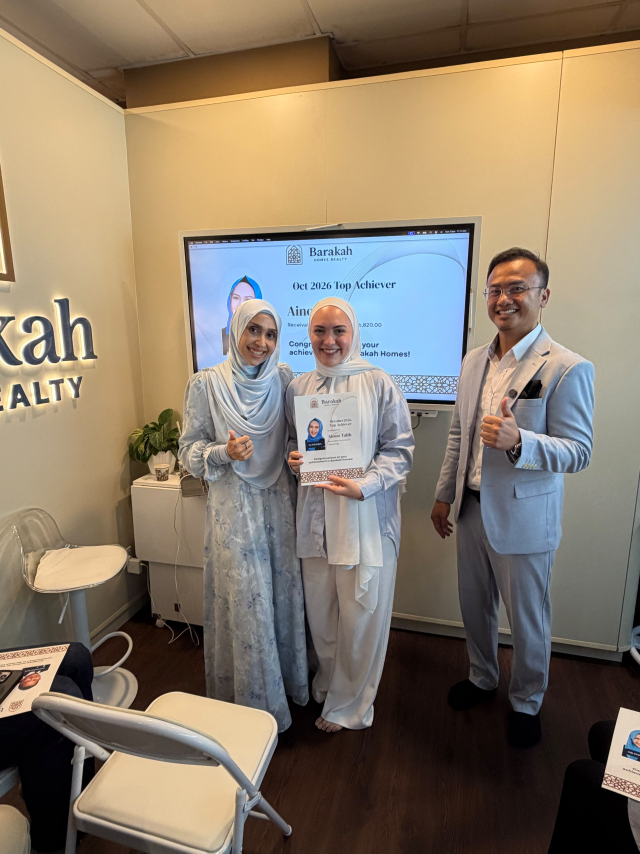
#> input picture buy-or-sell-first-carousel/photos/award.jpg, 1920 x 2560 px (shown at 1/3 size)
$ python -i reel_engine.py   (imports and definitions only)
#> lines starting #> are read from the running program, lines starting #| are printed output that depends on the picture
"""Barakah Homes reel renderer.

Takes a clip spec (in/out points on the source interview, hook text, pop-up words,
caption words with timings) and renders a 1080x1920 30fps branded reel:
  * sentence-safe trim with audio fades and loudness normalisation
  * punch-in zoom cuts on sentence starts + slow drift
  * hook title at the top for the first seconds
  * lower-third name plate
  * word-by-word Malay captions with the live word in gold, English line under it
  * gold / cream pop-up keyword cards with a spring animation
  * gold progress bar, small logo watermark
  * navy end card with logo and CTA
"""
import json, math, os, subprocess, sys
from PIL import Image, ImageDraw, ImageFont, ImageFilter

W, H, FPS = 1080, 1920, 30
NAVY = (27, 42, 63)
NAVY_DEEP = (16, 27, 43)
GOLD = (164, 122, 60)
GOLD_LIGHT = (214, 176, 110)
CREAM = (246, 241, 232)
WHITE = (255, 255, 255)
MUTED = (200, 192, 178)

# Safe zone shared by Instagram Reels and TikTok on a 1080x1920 canvas:
#  - top 270px: status bar / camera / "Reels" title
#  - bottom 520px: username, caption, audio strip (TikTok captions can reach ~y1400)
#  - right 150px between y900 and y1600: like / comment / share / profile column
#  - the speaker's face sits in the top half; text starts below her chin (y>=720)
SAFE_L, SAFE_R = 64, 920
SAFE_W = SAFE_R - SAFE_L            # 856px usable width
SAFE_CX = (SAFE_L + SAFE_R) // 2    # 492: horizontal centre of the safe column
TEXT_TOP, TEXT_BOTTOM = 1000, 1400
POP_LINE = 1168                      # pop-up cards end above this line; the caption pill starts below it   # measured: her chin never goes below y≈950 in the chosen clips

HERE = os.path.dirname(os.path.abspath(__file__))
ASSETS = os.path.join(HERE, "assets")
SERIF = "/usr/share/fonts/truetype/liberation/LiberationSerif-Bold.ttf"
SERIF_IT = "/usr/share/fonts/truetype/liberation/LiberationSerif-BoldItalic.ttf"
SANS = "/usr/share/fonts/opentype/inter/Inter-Medium.otf"
SANS_B = "/usr/share/fonts/opentype/inter/Inter-Bold.otf"
SANS_XB = "/usr/share/fonts/opentype/inter/InterDisplay-ExtraBold.otf"
SANS_SB = "/usr/share/fonts/opentype/inter/Inter-SemiBold.otf"

_fonts = {}
# [5 lines left out: function font, not called in this run]

# ---------- easing ----------
def clamp(x, a=0.0, b=1.0): return max(a, min(b, x))
def ease_out_cubic(t): t = clamp(t); return 1 - (1 - t) ** 3
def ease_in_out(t): t = clamp(t); return t * t * (3 - 2 * t)
# [16 lines left out: functions spring, wrap, not called in this run]

def rounded(draw, box, r, fill):
    draw.rounded_rectangle(box, radius=r, fill=fill)

def shadowed(img, blur=18, offset=(0, 14), alpha=120):
    """Return a new image with a soft drop shadow under `img` (RGBA)."""
    pad = blur * 3
    canvas = Image.new("RGBA", (img.width + pad * 2, img.height + pad * 2), (0, 0, 0, 0))
    sh = Image.new("RGBA", img.size, (0, 0, 0, 0))
    sh.paste((10, 16, 28, alpha), (0, 0), img.split()[3])
    sh = sh.filter(ImageFilter.GaussianBlur(blur))
    canvas.alpha_composite(sh, (pad + offset[0], pad + offset[1]))
    canvas.alpha_composite(img, (pad, pad))
    return canvas

# [425 lines left out: functions paste_center, layer_bottom_gradient, layer_top_gradient, layer_logo_mark, layer_lower_third, layer_hook and 6 more, not called in this run]

# [11 lines not run here, left out]

>>> import cv2
>>> picture = cv2.imread('../buy-or-sell-first-carousel/photos/award.jpg', cv2.IMREAD_GRAYSCALE)
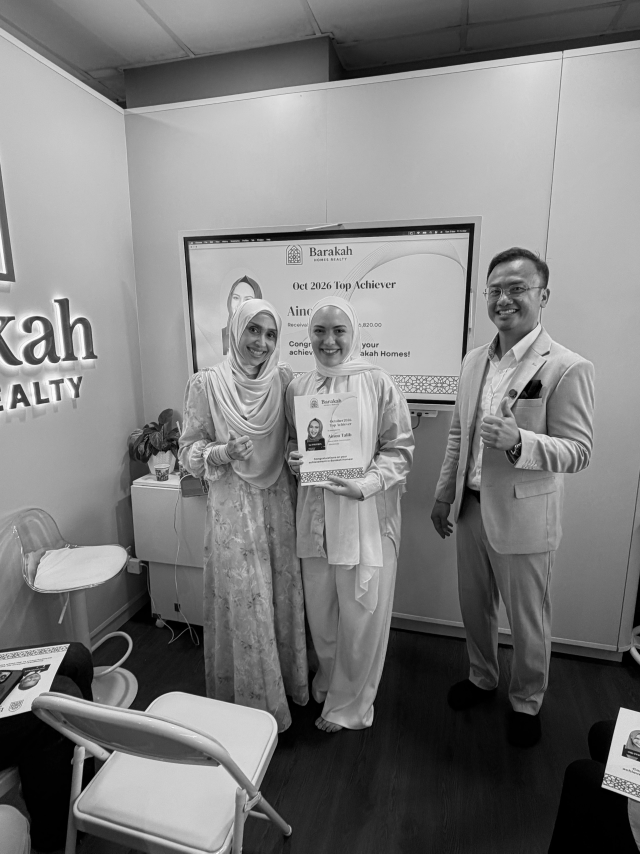
#> picture: shape (2560, 1920) (shown at 1/3 size); min 0, max 255, mean 126
>>> result = shadowed(picture)
#> (the run stopped early here; a loop or call above may not have finished)

$ run again, on buy-or-sell-first-carousel/photos/condo-viewing.jpg
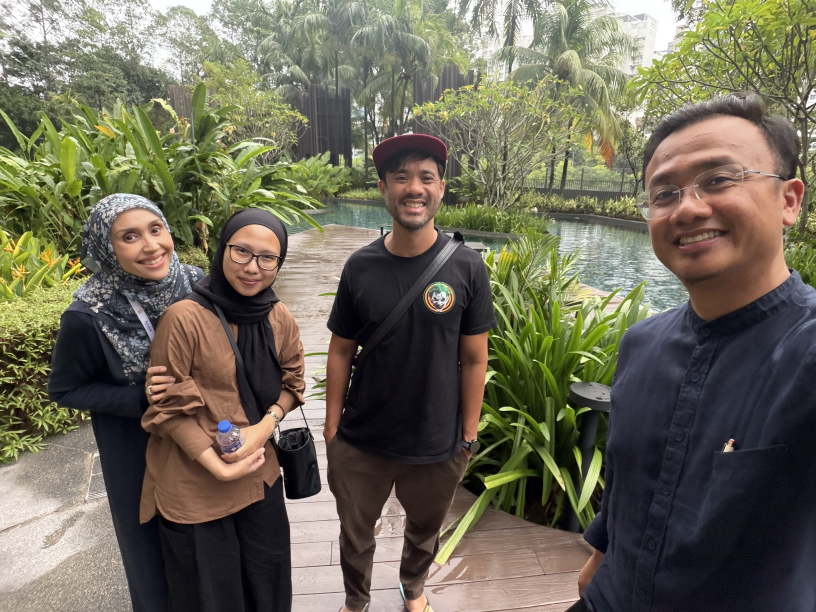
#> input picture buy-or-sell-first-carousel/photos/condo-viewing.jpg, 2448 x 1836 px (shown at 1/3 size)
#> `picture = cv2.imread('../buy-or-sell-first-carousel/photos/award.jpg',..`:
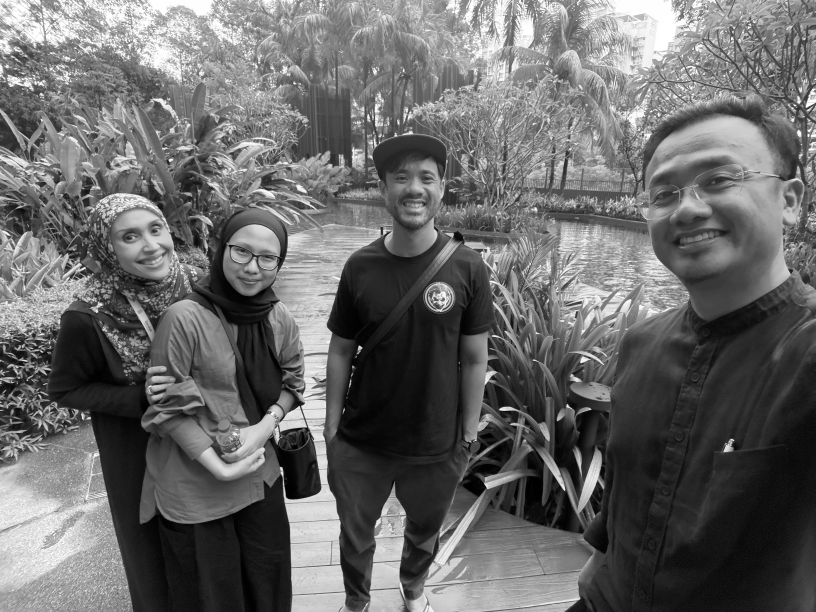
#> picture: shape (1836, 2448) (shown at 1/3 size); min 0, max 255, mean 104.7

$ run again, on buy-or-sell-first-carousel/photos/ipad-consult.jpg
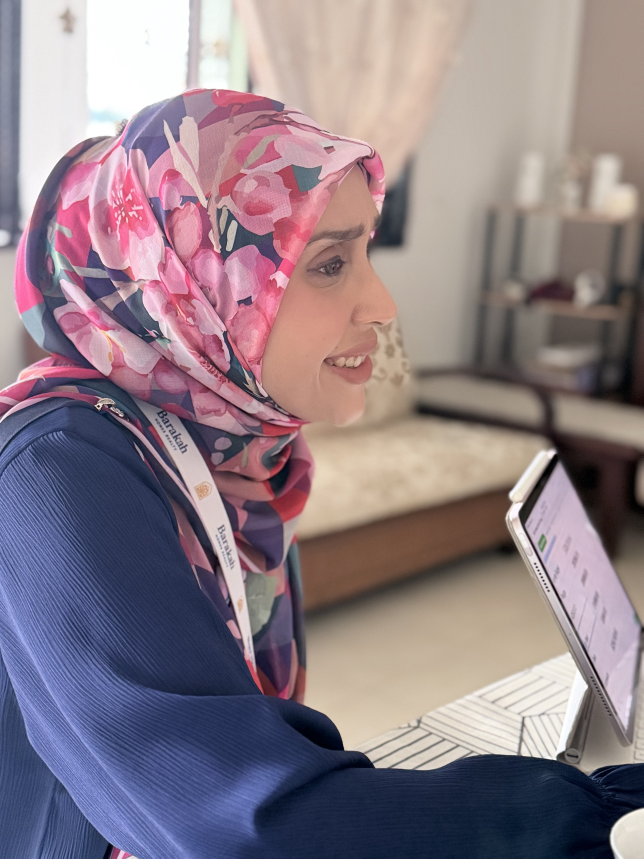
#> input picture buy-or-sell-first-carousel/photos/ipad-consult.jpg, 1932 x 2576 px (shown at 1/3 size)
#> `picture = cv2.imread('../buy-or-sell-first-carousel/photos/award.jpg',..`:
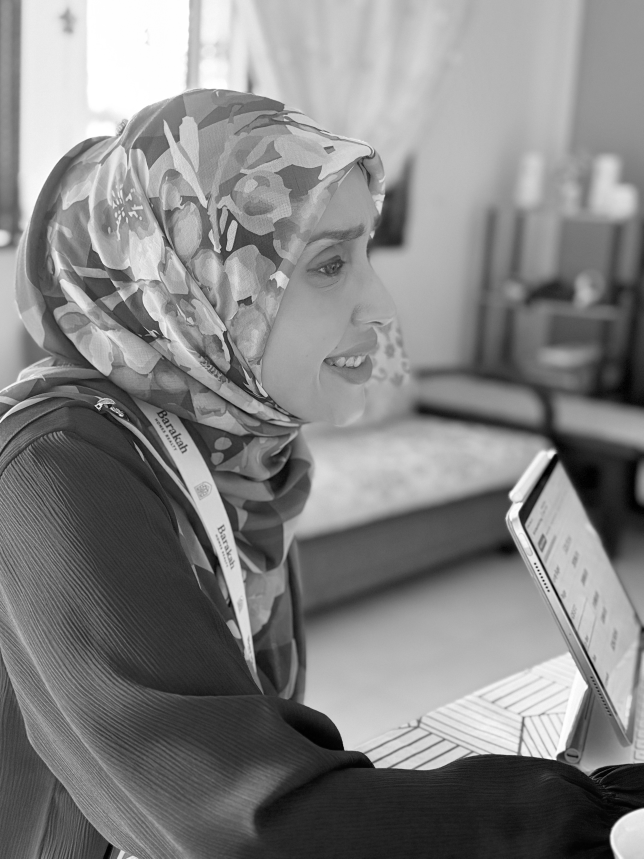
#> picture: shape (2576, 1932) (shown at 1/3 size); min 0, max 255, mean 132

$ run again, on buy-or-sell-first-carousel/photos/nona-cafe-consult.jpg
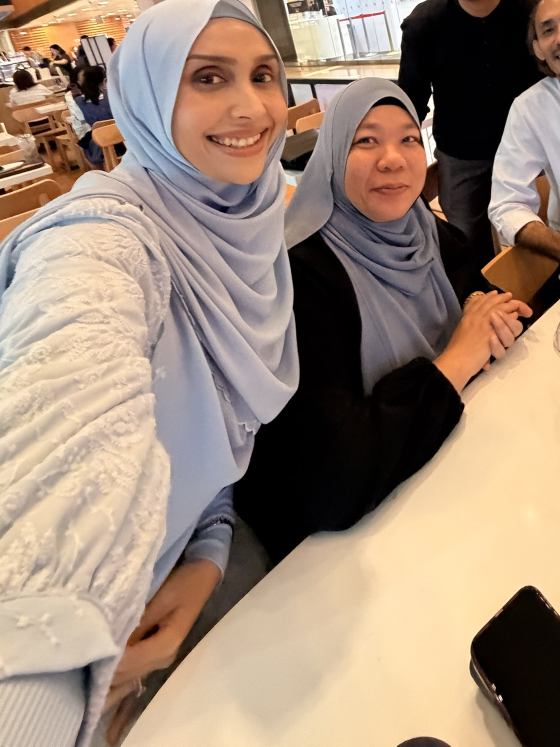
#> input picture buy-or-sell-first-carousel/photos/nona-cafe-consult.jpg, 1120 x 1493 px (shown at 1/2 size)
#> `picture = cv2.imread('../buy-or-sell-first-carousel/photos/award.jpg',..`:
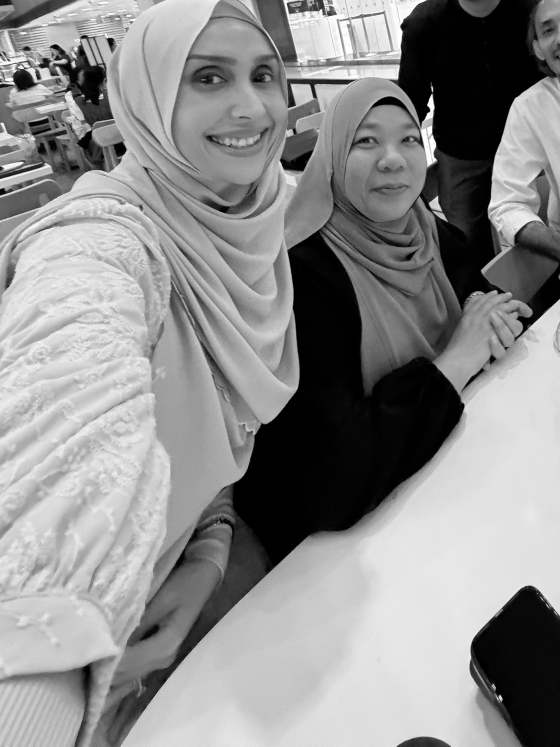
#> picture: shape (1493, 1120) (shown at 1/2 size); min 0, max 255, mean 141.3
